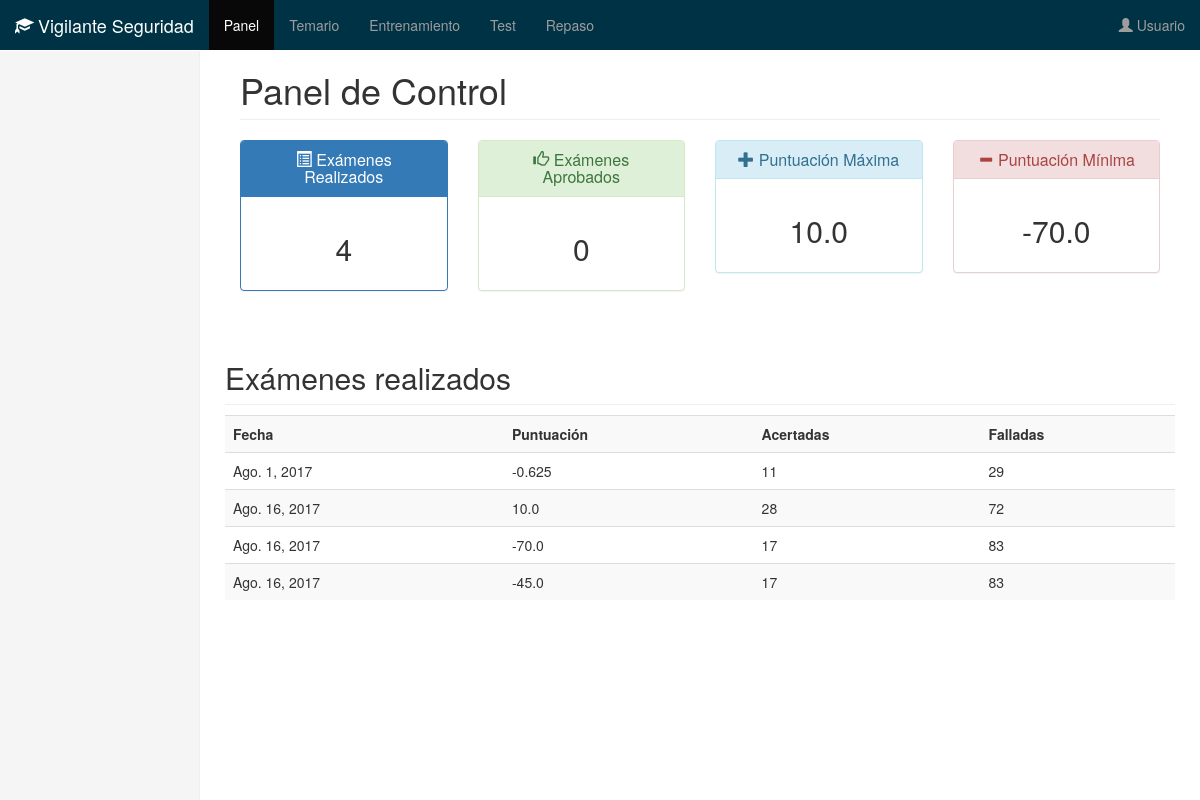
The page /panel/ on the database as committed earlier.
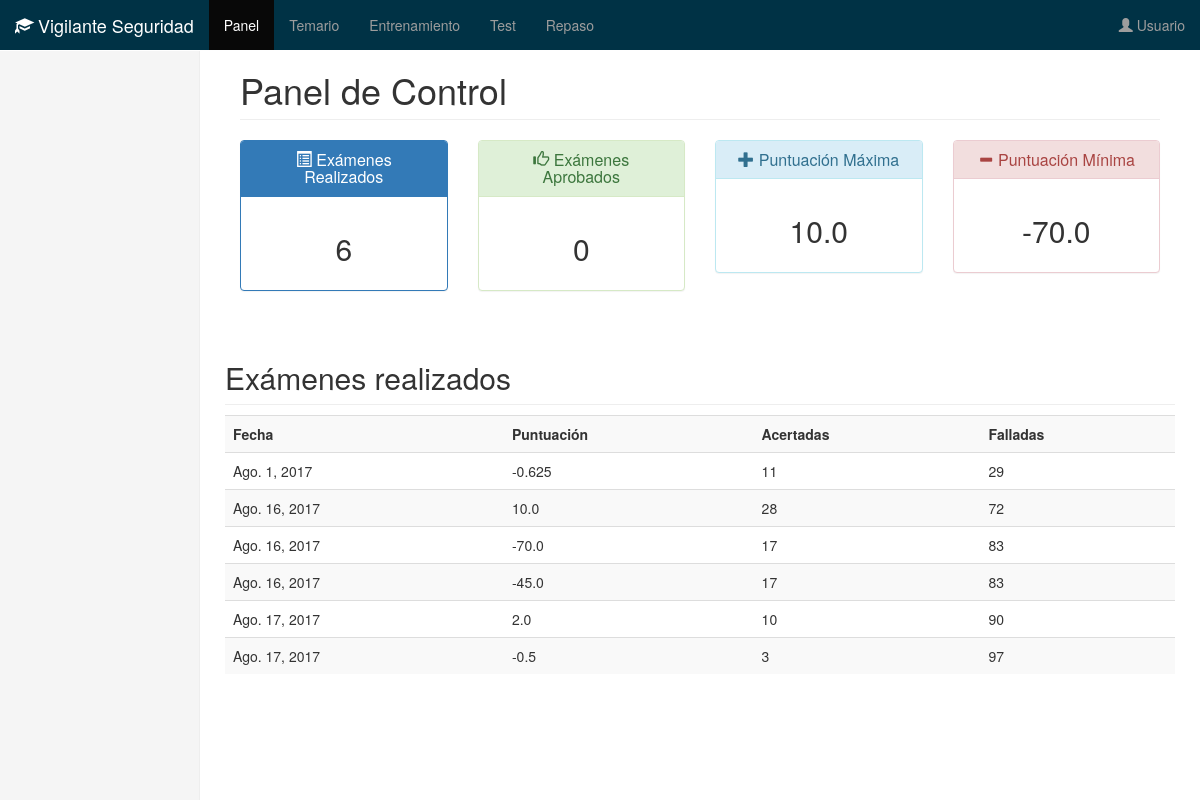
The same page on the database as committed later.
### examen/models.py (models this page shows, shortened)
class Examen(models.Model):
	fecha = models.DateField(auto_now=True)
	acertadas = models.IntegerField()
	erroneas = models.IntegerField()
	nota = models.FloatField()
	class Meta:
		verbose_name_plural = "Examenes"

### examen/views.py (the view)
# urls.py: url(r'^panel/$', PanelView.as_view(), name='panel'),
class PanelView(ListView):
	template_name = 'panel.html'
	model = Examen
	def get_context_data(self, **kwargs):
		context = super(PanelView, self).get_context_data(**kwargs)
		context['aprobados'] = Examen.objects.filter(nota__gte=50).count()
		context['realizados'] = Examen.objects.all().count()
		context['maxima'] = Examen.objects.all().aggregate(Max('nota'))
		context['minima'] = Examen.objects.all().aggregate(Min('nota'))
		return context

### examen/context_processors.py (called while the page is built)
def menu(request):
	menu = {'menu': [{'nombre': 'Panel', 'url': reverse('panel')}, {'nombre': 'Temario', 'url': reverse('temario')}, {'nombre': 'Entrenamiento', 'url': reverse('entrenamiento')}, {'nombre': 'Test', 'url': reverse('test')}, {'nombre': 'Repaso', 'url': reverse('repaso')}, ]}
	for item in menu['menu']:
		if request.path == item['url']:
			item['active'] = True
	return menu

### templates/panel.html (shortened to what this page needs)
{% extends "base.html" %}
{% block titulopagina %}
  Panel de Control
{% endblock titulopagina %}
{% block seccion %}
	<div class="row placeholders">
        <div class="col-xs-6 col-sm-3">
          <div class="panel panel-primary">
            <div class="panel-heading">
              <h3 class="panel-title"><span class="glyphicon glyphicon-list-alt" aria-hidden="true"></span>  Exámenes Realizados</h3>
            </div>
            <div class="panel-body">
              <h2> {{ realizados }} </h2>
            </div>
          </div>
        </div>
        <div class="col-xs-6 col-sm-3">
          <div class="panel panel-success">
            <div class="panel-heading">
              <h3 class="panel-title"><span class="glyphicon glyphicon-thumbs-up" aria-hidden="true"></span>  Exámenes Aprobados</h3>
            </div>
            <div class="panel-body">
              <h2> {{ aprobados }} </h2>
            </div>
          </div>
        </div>
        <div class="col-xs-6 col-sm-3">
          <div class="panel panel-info">
            <div class="panel-heading">
              <h3 class="panel-title"><span class="glyphicon glyphicon-plus" aria-hidden="true"></span> Puntuación Máxima</h3>
            </div>
            <div class="panel-body">
              <h2>{{ maxima.nota__max }}</h2>
            </div>
          </div>
        </div>
       <div class="col-xs-6 col-sm-3">
          <div class="panel panel-danger">
            <div class="panel-heading">
              <h3 class="panel-title"><span class="glyphicon glyphicon-minus" aria-hidden="true"></span> Puntuación Mínima</h3>
            </div>
            <div class="panel-body">
              <h2>{{ minima.nota__min }}</h2>
            </div>
          </div>
        </div>
      </div>
  <div class="row">
    <h2 class="sub-header">Exámenes realizados</h2>
    <table class="table table-striped">
      <tr>
        <th>Fecha</th>
        <th>Puntuación</th>
        <th>Acertadas</th>
        <th>Falladas</th>
      </tr>
      {% for examen in  object_list %}
        <tr>
          <td>{{ examen.fecha }}</td>
          <td>{{ examen.nota }}</td>
          <td>{{ examen.acertadas }}</td>
          <td>{{ examen.erroneas }}</td>
        </tr>
      {% endfor %}
    </table>
  </div>
{% endblock seccion %}

Rows that differ between the two databases and show on the page:
added Examen: fecha "Ago. 17, 2017", nota "2.0", acertadas "10", erroneas "90"
added Examen: fecha "Ago. 17, 2017", nota "-0.5", acertadas "3", erroneas "97"
Other text that changed with them:
{{ realizados }}: "4" → "6"
